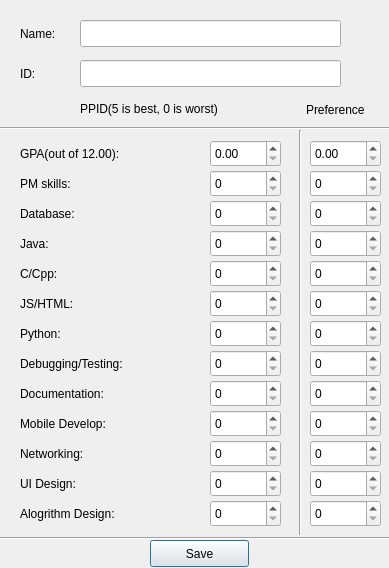
<?xml version="1.0" encoding="UTF-8"?>
<ui version="4.0">
 <class>Profilewindow</class>
 <widget class="QDialog" name="Profilewindow">
  <property name="geometry">
   <rect>
    <x>0</x>
    <y>0</y>
    <width>389</width>
    <height>568</height>
   </rect>
  </property>
  <property name="windowTitle">
   <string>Profile</string>
  </property>
  <widget class="QLabel" name="label">
   <property name="geometry">
    <rect>
     <x>20</x>
     <y>25</y>
     <width>51</width>
     <height>17</height>
    </rect>
   </property>
   <property name="text">
    <string>Name:</string>
   </property>
  </widget>
  <widget class="QLabel" name="label_2">
   <property name="geometry">
    <rect>
     <x>20</x>
     <y>65</y>
     <width>51</width>
     <height>17</height>
    </rect>
   </property>
   <property name="text">
    <string>ID:</string>
   </property>
  </widget>
  <widget class="QLabel" name="label_3">
   <property name="geometry">
    <rect>
     <x>20</x>
     <y>145</y>
     <width>121</width>
     <height>17</height>
    </rect>
   </property>
   <property name="text">
    <string>GPA(out of 12.00):</string>
   </property>
  </widget>
  <widget class="QLineEdit" name="lineEdit">
   <property name="geometry">
    <rect>
     <x>80</x>
     <y>20</y>
     <width>261</width>
     <height>27</height>
    </rect>
   </property>
  </widget>
  <widget class="Line" name="line">
   <property name="geometry">
    <rect>
     <x>0</x>
     <y>120</y>
     <width>391</width>
     <height>16</height>
    </rect>
   </property>
   <property name="orientation">
    <enum>Qt::Horizontal</enum>
   </property>
  </widget>
  <widget class="QLineEdit" name="lineEdit_2">
   <property name="geometry">
    <rect>
     <x>80</x>
     <y>60</y>
     <width>261</width>
     <height>27</height>
    </rect>
   </property>
  </widget>
  <widget class="QLabel" name="label_4">
   <property name="geometry">
    <rect>
     <x>80</x>
     <y>100</y>
     <width>171</width>
     <height>17</height>
    </rect>
   </property>
   <property name="text">
    <string>PPID(5 is best, 0 is worst)</string>
   </property>
  </widget>
  <widget class="QDoubleSpinBox" name="GPABOX">
   <property name="geometry">
    <rect>
     <x>210</x>
     <y>140</y>
     <width>71</width>
     <height>27</height>
    </rect>
   </property>
   <property name="maximum">
    <double>12.000000000000000</double>
   </property>
  </widget>
  <widget class="QLabel" name="label_5">
   <property name="geometry">
    <rect>
     <x>20</x>
     <y>175</y>
     <width>67</width>
     <height>17</height>
    </rect>
   </property>
   <property name="text">
    <string>PM skills:</string>
   </property>
  </widget>
  <widget class="QLabel" name="label_6">
   <property name="geometry">
    <rect>
     <x>20</x>
     <y>205</y>
     <width>71</width>
     <height>17</height>
    </rect>
   </property>
   <property name="text">
    <string>Database:</string>
   </property>
  </widget>
  <widget class="QLabel" name="label_7">
   <property name="geometry">
    <rect>
     <x>20</x>
     <y>235</y>
     <width>67</width>
     <height>17</height>
    </rect>
   </property>
   <property name="text">
    <string>Java:</string>
   </property>
  </widget>
  <widget class="QLabel" name="label_8">
   <property name="geometry">
    <rect>
     <x>20</x>
     <y>265</y>
     <width>67</width>
     <height>17</height>
    </rect>
   </property>
   <property name="text">
    <string>C/Cpp:</string>
   </property>
  </widget>
  <widget class="QLabel" name="label_9">
   <property name="geometry">
    <rect>
     <x>20</x>
     <y>295</y>
     <width>67</width>
     <height>17</height>
    </rect>
   </property>
   <property name="text">
    <string>JS/HTML:</string>
   </property>
  </widget>
  <widget class="QLabel" name="label_10">
   <property name="geometry">
    <rect>
     <x>20</x>
     <y>325</y>
     <width>67</width>
     <height>17</height>
    </rect>
   </property>
   <property name="text">
    <string>Python:</string>
   </property>
  </widget>
  <widget class="QLabel" name="label_11">
   <property name="geometry">
    <rect>
     <x>20</x>
     <y>355</y>
     <width>141</width>
     <height>17</height>
    </rect>
   </property>
   <property name="text">
    <string>Debugging/Testing:</string>
   </property>
  </widget>
  <widget class="QLabel" name="label_12">
   <property name="geometry">
    <rect>
     <x>20</x>
     <y>385</y>
     <width>121</width>
     <height>17</height>
    </rect>
   </property>
   <property name="text">
    <string>Documentation:</string>
   </property>
  </widget>
  <widget class="QLabel" name="label_13">
   <property name="geometry">
    <rect>
     <x>20</x>
     <y>415</y>
     <width>121</width>
     <height>17</height>
    </rect>
   </property>
   <property name="text">
    <string>Mobile Develop:</string>
   </property>
  </widget>
  <widget class="QLabel" name="label_14">
   <property name="geometry">
    <rect>
     <x>20</x>
     <y>445</y>
     <width>91</width>
     <height>17</height>
    </rect>
   </property>
   <property name="text">
    <string>Networking:</string>
   </property>
  </widget>
  <widget class="QLabel" name="label_15">
   <property name="geometry">
    <rect>
     <x>20</x>
     <y>475</y>
     <width>81</width>
     <height>17</height>
    </rect>
   </property>
   <property name="text">
    <string>UI Design:</string>
   </property>
  </widget>
  <widget class="QLabel" name="label_16">
   <property name="geometry">
    <rect>
     <x>20</x>
     <y>505</y>
     <width>131</width>
     <height>17</height>
    </rect>
   </property>
   <property name="text">
    <string>Alogrithm Design:</string>
   </property>
  </widget>
  <widget class="QSpinBox" name="spinBox">
   <property name="geometry">
    <rect>
     <x>210</x>
     <y>170</y>
     <width>71</width>
     <height>27</height>
    </rect>
   </property>
   <property name="minimum">
    <number>0</number>
   </property>
   <property name="maximum">
    <number>5</number>
   </property>
  </widget>
  <widget class="QSpinBox" name="spinBox_2">
   <property name="geometry">
    <rect>
     <x>210</x>
     <y>200</y>
     <width>71</width>
     <height>27</height>
    </rect>
   </property>
   <property name="minimum">
    <number>0</number>
   </property>
   <property name="maximum">
    <number>5</number>
   </property>
  </widget>
  <widget class="QSpinBox" name="spinBox_3">
   <property name="geometry">
    <rect>
     <x>210</x>
     <y>230</y>
     <width>71</width>
     <height>27</height>
    </rect>
   </property>
   <property name="minimum">
    <number>0</number>
   </property>
   <property name="maximum">
    <number>5</number>
   </property>
  </widget>
  <widget class="QSpinBox" name="spinBox_4">
   <property name="geometry">
    <rect>
     <x>210</x>
     <y>260</y>
     <width>71</width>
     <height>27</height>
    </rect>
   </property>
   <property name="minimum">
    <number>0</number>
   </property>
   <property name="maximum">
    <number>5</number>
   </property>
  </widget>
  <widget class="QSpinBox" name="spinBox_5">
   <property name="geometry">
    <rect>
     <x>210</x>
     <y>290</y>
     <width>71</width>
     <height>27</height>
    </rect>
   </property>
   <property name="minimum">
    <number>0</number>
   </property>
   <property name="maximum">
    <number>5</number>
   </property>
  </widget>
  <widget class="QSpinBox" name="spinBox_6">
   <property name="geometry">
    <rect>
     <x>210</x>
     <y>320</y>
     <width>71</width>
     <height>27</height>
    </rect>
   </property>
   <property name="minimum">
    <number>0</number>
   </property>
   <property name="maximum">
    <number>5</number>
   </property>
  </widget>
  <widget class="QSpinBox" name="spinBox_7">
   <property name="geometry">
    <rect>
     <x>210</x>
     <y>350</y>
     <width>71</width>
     <height>27</height>
    </rect>
   </property>
   <property name="minimum">
    <number>0</number>
   </property>
   <property name="maximum">
    <number>5</number>
   </property>
  </widget>
  <widget class="QSpinBox" name="spinBox_8">
   <property name="geometry">
    <rect>
     <x>210</x>
     <y>380</y>
     <width>71</width>
     <height>27</height>
    </rect>
   </property>
   <property name="minimum">
    <number>0</number>
   </property>
   <property name="maximum">
    <number>5</number>
   </property>
  </widget>
  <widget class="QSpinBox" name="spinBox_9">
   <property name="geometry">
    <rect>
     <x>210</x>
     <y>410</y>
     <width>71</width>
     <height>27</height>
    </rect>
   </property>
   <property name="minimum">
    <number>0</number>
   </property>
   <property name="maximum">
    <number>5</number>
   </property>
  </widget>
  <widget class="QSpinBox" name="spinBox_10">
   <property name="geometry">
    <rect>
     <x>210</x>
     <y>440</y>
     <width>71</width>
     <height>27</height>
    </rect>
   </property>
   <property name="minimum">
    <number>0</number>
   </property>
   <property name="maximum">
    <number>5</number>
   </property>
  </widget>
  <widget class="QSpinBox" name="spinBox_11">
   <property name="geometry">
    <rect>
     <x>210</x>
     <y>470</y>
     <width>71</width>
     <height>27</height>
    </rect>
   </property>
   <property name="minimum">
    <number>0</number>
   </property>
   <property name="maximum">
    <number>5</number>
   </property>
  </widget>
  <widget class="QSpinBox" name="spinBox_12">
   <property name="geometry">
    <rect>
     <x>210</x>
     <y>500</y>
     <width>71</width>
     <height>27</height>
    </rect>
   </property>
   <property name="minimum">
    <number>0</number>
   </property>
   <property name="maximum">
    <number>5</number>
   </property>
  </widget>
  <widget class="QPushButton" name="pushButton">
   <property name="geometry">
    <rect>
     <x>150</x>
     <y>540</y>
     <width>99</width>
     <height>27</height>
    </rect>
   </property>
   <property name="text">
    <string>Save</string>
   </property>
  </widget>
  <widget class="Line" name="line_2">
   <property name="geometry">
    <rect>
     <x>290</x>
     <y>130</y>
     <width>20</width>
     <height>405</height>
    </rect>
   </property>
   <property name="orientation">
    <enum>Qt::Vertical</enum>
   </property>
  </widget>
  <widget class="QDoubleSpinBox" name="doubleSpinBox">
   <property name="geometry">
    <rect>
     <x>310</x>
     <y>140</y>
     <width>71</width>
     <height>27</height>
    </rect>
   </property>
   <property name="maximum">
    <double>12.000000000000000</double>
   </property>
  </widget>
  <widget class="QSpinBox" name="spinBox_13">
   <property name="geometry">
    <rect>
     <x>310</x>
     <y>170</y>
     <width>71</width>
     <height>27</height>
    </rect>
   </property>
   <property name="maximum">
    <number>5</number>
   </property>
  </widget>
  <widget class="QSpinBox" name="spinBox_14">
   <property name="geometry">
    <rect>
     <x>310</x>
     <y>200</y>
     <width>71</width>
     <height>27</height>
    </rect>
   </property>
   <property name="maximum">
    <number>5</number>
   </property>
  </widget>
  <widget class="QSpinBox" name="spinBox_15">
   <property name="geometry">
    <rect>
     <x>310</x>
     <y>230</y>
     <width>71</width>
     <height>27</height>
    </rect>
   </property>
   <property name="maximum">
    <number>5</number>
   </property>
  </widget>
  <widget class="QSpinBox" name="spinBox_16">
   <property name="geometry">
    <rect>
     <x>310</x>
     <y>260</y>
     <width>71</width>
     <height>27</height>
    </rect>
   </property>
   <property name="maximum">
    <number>5</number>
   </property>
  </widget>
  <widget class="QSpinBox" name="spinBox_17">
   <property name="geometry">
    <rect>
     <x>310</x>
     <y>290</y>
     <width>71</width>
     <height>27</height>
    </rect>
   </property>
   <property name="maximum">
    <number>5</number>
   </property>
  </widget>
  <widget class="QSpinBox" name="spinBox_18">
   <property name="geometry">
    <rect>
     <x>310</x>
     <y>320</y>
     <width>71</width>
     <height>27</height>
    </rect>
   </property>
   <property name="maximum">
    <number>5</number>
   </property>
  </widget>
  <widget class="QSpinBox" name="spinBox_19">
   <property name="geometry">
    <rect>
     <x>310</x>
     <y>350</y>
     <width>71</width>
     <height>27</height>
    </rect>
   </property>
   <property name="maximum">
    <number>5</number>
   </property>
  </widget>
  <widget class="QSpinBox" name="spinBox_20">
   <property name="geometry">
    <rect>
     <x>310</x>
     <y>380</y>
     <width>71</width>
     <height>27</height>
    </rect>
   </property>
   <property name="maximum">
    <number>5</number>
   </property>
  </widget>
  <widget class="QSpinBox" name="spinBox_21">
   <property name="geometry">
    <rect>
     <x>310</x>
     <y>410</y>
     <width>71</width>
     <height>27</height>
    </rect>
   </property>
   <property name="maximum">
    <number>5</number>
   </property>
  </widget>
  <widget class="QSpinBox" name="spinBox_22">
   <property name="geometry">
    <rect>
     <x>310</x>
     <y>440</y>
     <width>71</width>
     <height>27</height>
    </rect>
   </property>
   <property name="maximum">
    <number>5</number>
   </property>
  </widget>
  <widget class="QSpinBox" name="spinBox_23">
   <property name="geometry">
    <rect>
     <x>310</x>
     <y>470</y>
     <width>71</width>
     <height>27</height>
    </rect>
   </property>
   <property name="maximum">
    <number>5</number>
   </property>
  </widget>
  <widget class="QSpinBox" name="spinBox_24">
   <property name="geometry">
    <rect>
     <x>310</x>
     <y>500</y>
     <width>71</width>
     <height>27</height>
    </rect>
   </property>
   <property name="maximum">
    <number>5</number>
   </property>
  </widget>
  <widget class="QLabel" name="label_17">
   <property name="geometry">
    <rect>
     <x>306</x>
     <y>100</y>
     <width>81</width>
     <height>20</height>
    </rect>
   </property>
   <property name="text">
    <string>Preference</string>
   </property>
  </widget>
  <widget class="Line" name="line_3">
   <property name="geometry">
    <rect>
     <x>0</x>
     <y>530</y>
     <width>391</width>
     <height>16</height>
    </rect>
   </property>
   <property name="orientation">
    <enum>Qt::Horizontal</enum>
   </property>
  </widget>
 </widget>
 <resources/>
 <connections/>
</ui>
